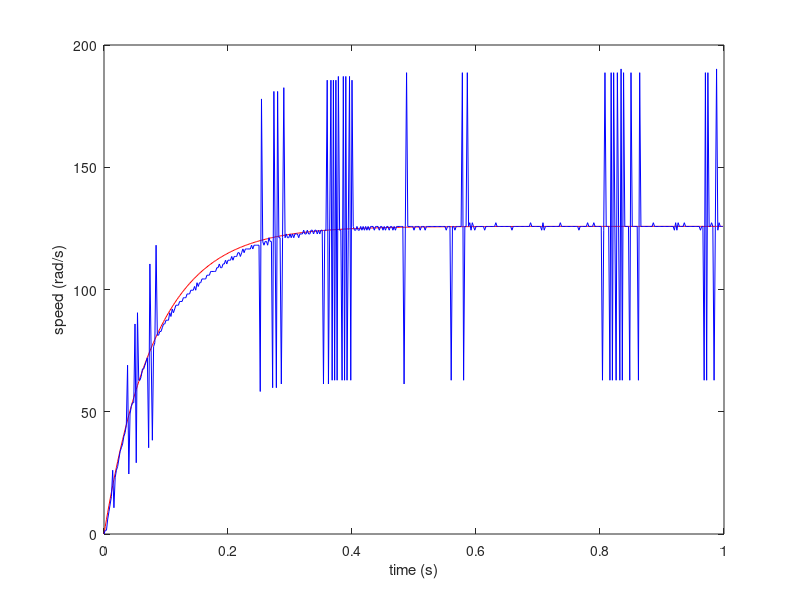

The MATLAB script that drew this image: (Note: this script raises an error after producing the figure.)
%% EW305
clear,clc
% load functions folder
addpath('C:\Users\m287110\Google Drive Streaming\My Drive\EW305\Functions')
% load data file
load('EW305_Lab1_data_AY27.mat')
%% plot
% figure 1
figure(1)
% plot sim graph
plot(tsim,spd_sim,'Color','r')
hold on
% plot exp graph
plot(texp,spd_exp,'Color','b')
% x and y label
xlabel('time (s)')
ylabel('speed (rad/s)')
% steady state
steady_state = comp_ss_value(spd_exp,100)
% NRMSE
NRMSE = NRMSE(spd_exp,spd_sim)
% make horizontal line with staedy state
yline(steady_state)
% legend
legend('simulation','experimental','steady state','location','best')
% give graph title
title(sprintf('Speed response NRMSE'))
hold off
